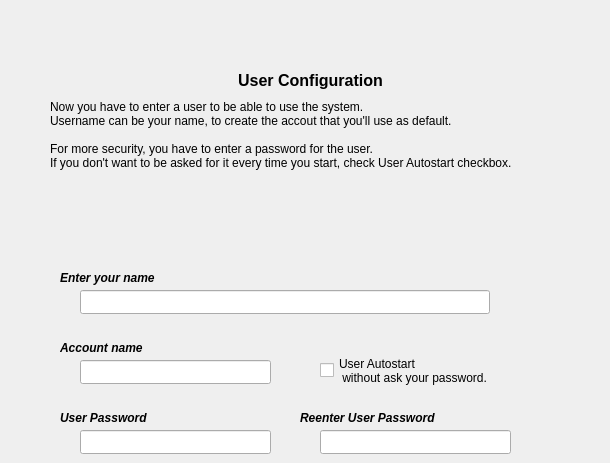
   <widget class="QWidget" name="p_usuari" >
    <widget class="QLabel" name="l_user_account" >
     <property name="geometry" >
      <rect>
       <x>60</x>
       <y>340</y>
       <width>241</width>
       <height>16</height>
      </rect>
     </property>
     <property name="font" >
      <font>
       <weight>75</weight>
       <italic>true</italic>
       <bold>true</bold>
      </font>
     </property>
     <property name="text" >
      <string>Account name</string>
     </property>
    </widget>
    <widget class="QLabel" name="label_19" >
     <property name="geometry" >
      <rect>
       <x>50</x>
       <y>100</y>
       <width>511</width>
       <height>151</height>
      </rect>
     </property>
     <property name="autoFillBackground" >
      <bool>false</bool>
     </property>
     <property name="text" >
      <string>Now you have to enter a user to be able to use the system.
Username can be your name, to create the accout that you'll use as default.

For more security, you have to enter a password for the user.
If you don't want to be asked for it every time you start, check User Autostart checkbox.</string>
     </property>
     <property name="alignment" >
      <set>Qt::AlignLeading|Qt::AlignLeft|Qt::AlignTop</set>
     </property>
     <property name="wordWrap" >
      <bool>true</bool>
     </property>
    </widget>
    <widget class="QLineEdit" name="t_user_account" >
     <property name="geometry" >
      <rect>
       <x>80</x>
       <y>360</y>
       <width>191</width>
       <height>24</height>
      </rect>
     </property>
     <property name="maxLength" >
      <number>20</number>
     </property>
     <property name="echoMode" >
      <enum>QLineEdit::Normal</enum>
     </property>
    </widget>
    <widget class="QLabel" name="l_user_passwd2" >
     <property name="geometry" >
      <rect>
       <x>300</x>
       <y>410</y>
       <width>271</width>
       <height>16</height>
      </rect>
     </property>
     <property name="font" >
      <font>
       <weight>75</weight>
       <italic>true</italic>
       <bold>true</bold>
      </font>
     </property>
     <property name="text" >
      <string>Reenter User Password</string>
     </property>
    </widget>
    <widget class="QLineEdit" name="t_nom" >
     <property name="geometry" >
      <rect>
       <x>80</x>
       <y>290</y>
       <width>410</width>
       <height>24</height>
      </rect>
     </property>
     <property name="maxLength" >
      <number>50</number>
     </property>
     <property name="echoMode" >
      <enum>QLineEdit::Normal</enum>
     </property>
    </widget>
    <widget class="QLineEdit" name="t_user_passwd2" >
     <property name="geometry" >
      <rect>
       <x>320</x>
       <y>430</y>
       <width>191</width>
       <height>24</height>
      </rect>
     </property>
     <property name="maxLength" >
      <number>20</number>
     </property>
     <property name="echoMode" >
      <enum>QLineEdit::Password</enum>
     </property>
    </widget>
    <widget class="QLabel" name="l_nom" >
     <property name="geometry" >
      <rect>
       <x>60</x>
       <y>270</y>
       <width>281</width>
       <height>16</height>
      </rect>
     </property>
     <property name="font" >
      <font>
       <weight>75</weight>
       <italic>true</italic>
       <bold>true</bold>
      </font>
     </property>
     <property name="text" >
      <string>Enter your name</string>
     </property>
    </widget>
    <widget class="QLabel" name="l_titol_7" >
     <property name="geometry" >
      <rect>
       <x>30</x>
       <y>70</y>
       <width>561</width>
       <height>20</height>
      </rect>
     </property>
     <property name="font" >
      <font>
       <pointsize>12</pointsize>
       <weight>75</weight>
       <bold>true</bold>
      </font>
     </property>
     <property name="text" >
      <string>User Configuration</string>
     </property>
     <property name="alignment" >
      <set>Qt::AlignCenter</set>
     </property>
    </widget>
    <widget class="QCheckBox" name="cb_autologin" >
     <property name="geometry" >
      <rect>
       <x>320</x>
       <y>350</y>
       <width>261</width>
       <height>41</height>
      </rect>
     </property>
     <property name="text" >
      <string>User Autostart
 without ask your password.</string>
     </property>
    </widget>
    <widget class="QLineEdit" name="t_user_passwd1" >
     <property name="geometry" >
      <rect>
       <x>80</x>
       <y>430</y>
       <width>191</width>
       <height>24</height>
      </rect>
     </property>
     <property name="maxLength" >
      <number>20</number>
     </property>
     <property name="echoMode" >
      <enum>QLineEdit::Password</enum>
     </property>
    </widget>
    <widget class="QLabel" name="l_user_passwd1" >
     <property name="geometry" >
      <rect>
       <x>60</x>
       <y>410</y>
       <width>231</width>
       <height>16</height>
      </rect>
     </property>
     <property name="font" >
      <font>
       <weight>75</weight>
       <italic>true</italic>
       <bold>true</bold>
      </font>
     </property>
     <property name="text" >
      <string>User Password</string>
     </property>
    </widget>
    <widget class="QLabel" name="label_12" >
     <property name="geometry" >
      <rect>
       <x>490</x>
       <y>10</y>
       <width>111</width>
       <height>71</height>
      </rect>
     </property>
     <property name="text" >
      <string/>
     </property>
     <property name="pixmap" >
      <pixmap>../../../../../usr/share/kademar/utils/instalador/img/users.png</pixmap>
     </property>
     <property name="scaledContents" >
      <bool>true</bool>
     </property>
    </widget>
   </widget>
